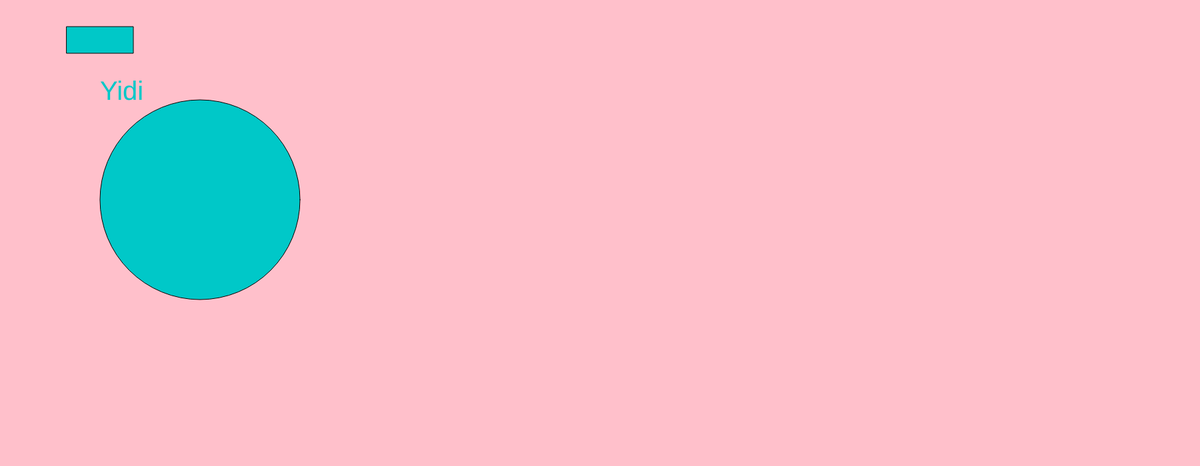
Frame 1 (no input)
Frame 60 (no input): identical to frame 1, image omitted
Frame 120 (the mouse pressed at the canvas centre since frame 60): identical to frame 1, image omitted

The p5.js sketch that drew this single still picture (run headless with seeded random() and noise() and a simulated clock; from frame 60 on, the mouse is pressed at the canvas centre):

// p5.js sketch
// ── sketch.js
function setup() {
  createCanvas(1800, 700);}

function draw() {
	background('pink');
    fill(0,200,200);
    rect(100,40,100,40);
    ellipse(300,300,300,300);
    textSize(40);
    fill(0,200,200);
    text('Yidi',150, 150);
}
